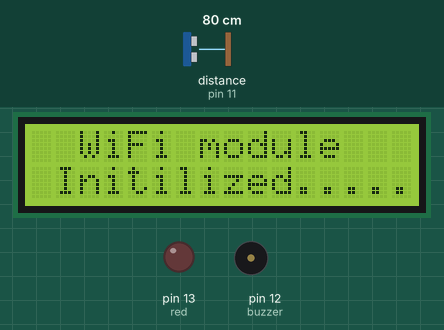
This sketch was run on a simulated Arduino Uno, built with avr-gcc and run on an emulated ATmega328P. On the bench: 16×2 character LCD, output pins drawn as LEDs (lit = HIGH), buzzer (waves = sounding, pin HIGH). Wiring (inferred from the names in the program): ultrasonic range finder: trigger pin 10; echo pin 11. Inputs (shaded band) come from the test bench; at power-on: distance to the obstacle (sensor on pin 11) 80 cm. The echo pulse lasts 58.3 µs per cm; the modem accepts every AT command (registered, SIM ready, sends succeed) and sends nothing else; pins used as bus, display or sensor lines are not drawn; what the sketch prints to the serial monitor is not drawn.

Above: at 9.1 s.
At 11.2 s:
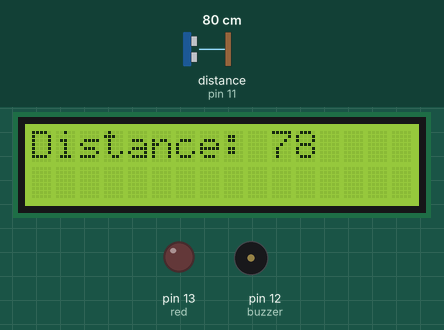
11.3 s: distance to the obstacle (sensor on pin 11) set to 2 cm
At 15.0 s:
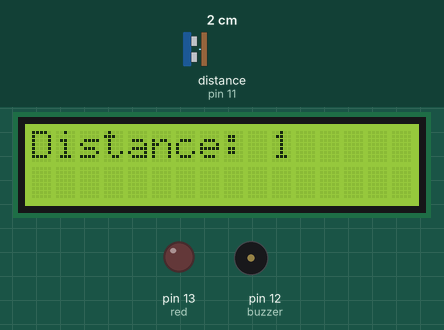
19.1 s: distance to the obstacle (sensor on pin 11) set to 4 cm
At 23.3 s:
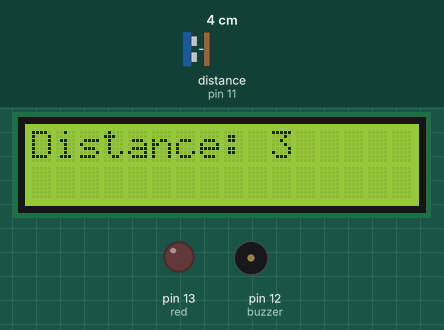
26.9 s: distance to the obstacle (sensor on pin 11) set to 9 cm
At 30.5 s:
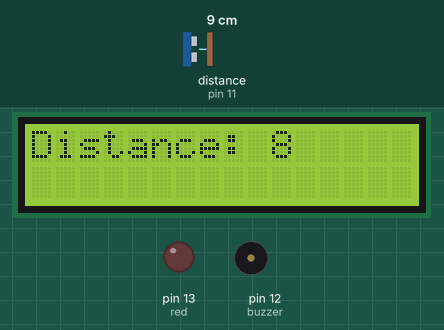
Timing chart, 0 to 32.0 s (numbered marks = the images above; inputs shaded):
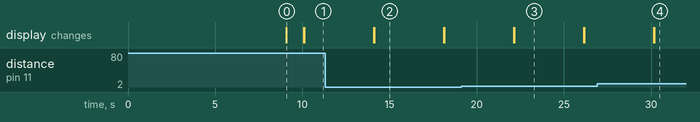

The sketch:

DHT11_Thingspeak.ino
```cpp
#include<LiquidCrystal.h>
#include <SoftwareSerial.h>


LiquidCrystal lcd(2, 3, 4, 5, 6, 7);
SoftwareSerial wifi(8, 9);

String apiKey = "OGJ0STR8GBW5AWP0";


int trig=10;
int echo=11;
int distance;
long duration;
int buzzer=12;
int red=13;

void setup(){
  Serial.begin(9600);
  lcd.begin(16, 2);
  project_name();
  pinMode(trig,OUTPUT);
  pinMode(buzzer,OUTPUT);
  pinMode(red,OUTPUT);
  lcd.setCursor(0,0);
  lcd.print("WiFi module     ");
  lcd.setCursor(0,1);
  lcd.print("Initilizing.... ");
  wifi.begin(115200);
  wifi.println("AT+RST");
  delay(4000);
  wifi.println("AT+CWMODE=3");
  delay(4000);
  wifi.print("AT+CWJAP=");
  wifi.write('"');
  wifi.print("projectpulse");
  wifi.write('"');
  wifi.write(',');
  wifi.write('"');
  wifi.print("hailucky123");
  wifi.write('"');
  wifi.println();
  delay(1000);
  lcd.setCursor(0,0);
  lcd.print("  WiFi module     ");
  lcd.setCursor(0,1);
  lcd.print(" Initilized..... ");
  delay(1000);
  lcd.clear();
}

void loop()
{
  digitalWrite(trig,LOW);
  delayMicroseconds(2);
  digitalWrite(trig,HIGH);
  delayMicroseconds(10);
  digitalWrite(trig,LOW);
  duration=pulseIn(echo,HIGH);
  distance=duration*0.034/2;
  Serial.print("Distance:");
  Serial.print(distance);
  Serial.println("cm");
  lcd.setCursor(0,0);
  lcd.print("Distance:");
  lcd.setCursor(10,0);
  lcd.print(distance);
  if(distance>=1000)
  {
    lcd.setCursor(0,1);
    lcd.print("Intrusion Detect");
    digitalWrite(red,HIGH);
    buzz();
  }
  else
  {
    digitalWrite(red,LOW);
  }
  SendWiFi_Data();
  lcd.clear();
}

void SendWiFi_Data() {
  String cmd = "AT+CIPSTART=\"TCP\",\"";
  cmd += "184.106.153.149"; // api.thingspeak.com
  cmd += "\",80";
  wifi.println(cmd);
  delay(1500);

  String getStr = "GET /update?api_key=";
  getStr += apiKey;
  getStr += "&field1=";
  getStr += String(distance);
  getStr += "\r\n\r\n";

  // send data length
  cmd = "AT+CIPSEND=";
  cmd += String(getStr.length());
  wifi.println(cmd);
  delay(1500);
  wifi.println(getStr);
  delay(1000);
}
void buzz()
{
  digitalWrite(buzzer,HIGH);
  delay(600);
  digitalWrite(buzzer,LOW);
  delay(600);
  digitalWrite(buzzer,HIGH);
  delay(600);
  digitalWrite(buzzer,LOW);
  delay(600);
  digitalWrite(buzzer,HIGH);
  delay(600);
  digitalWrite(buzzer,LOW);
  delay(600);
  digitalWrite(buzzer,HIGH);
  delay(600);
  digitalWrite(buzzer,LOW);
  delay(600);

}
void project_name()
{
  lcd.setCursor(0,0);
  lcd.print("Intrusion Alaram");
  lcd.setCursor(0,1);
  lcd.print("   Detection");

}
```

Measured:
- after the input at 11.3 s, the display: first differs from a run without the input after 2.8 s (image 2)
- after the input at 19.1 s, the display: first differs from a run without the input after 3.0 s (image 3)
- after the input at 26.9 s, the display: first differs from a run without the input after 3.3 s (image 4)
- what the display in image 0 shows lasts 1.0 s, from 9.1 s to 10.1 s
- what the display in image 2 shows lasts 4.0 s, from 14.1 s to 18.1 s
